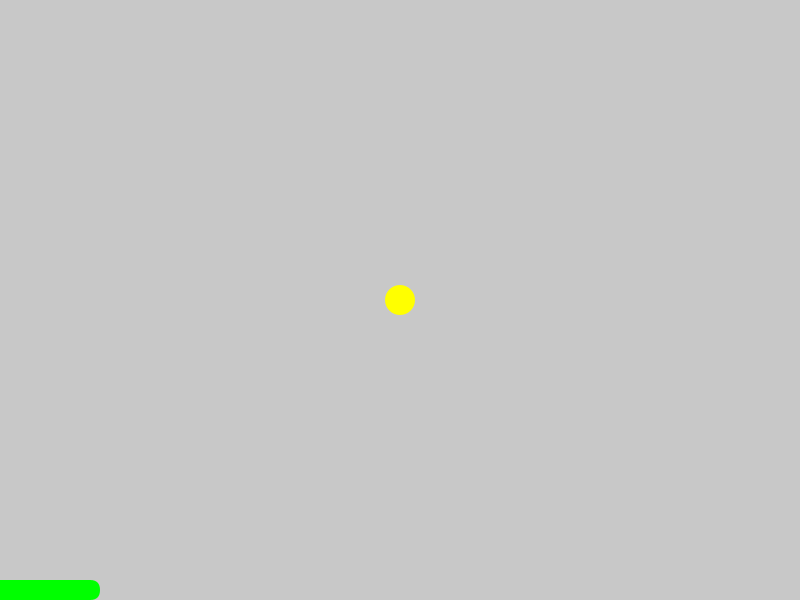
Frame 1 (no input)
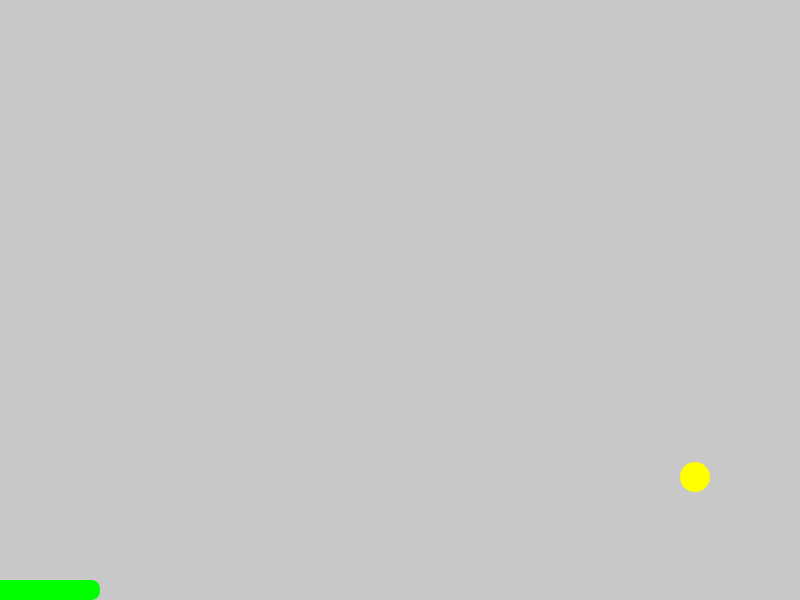
Frame 60 (the mouse pressed at the canvas centre just before this capture)
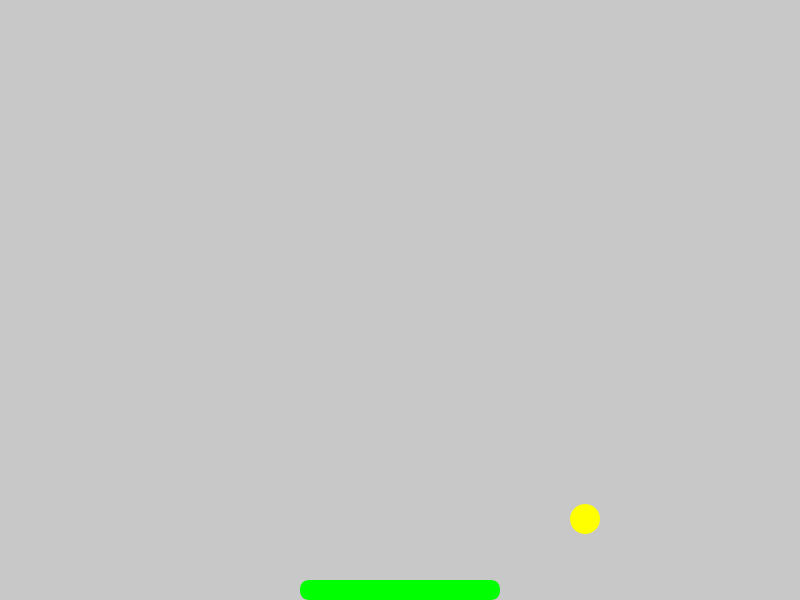
Frame 120 (the mouse held since frame 60 and released just before this capture)

The Processing sketch that drew these frames (run headless with seeded random() and noise(); from frame 60 on, the mouse is pressed at the canvas centre):

// Processing sketch: lecture_12_bouncing_pad
// ── lecture_12_bouncing_pad.pde
int x, y;
int diam;
int xdir, ydir;
color ballColor;

int padX, padY;
int padWidth;
color padColor;

void setup(){
  size(800, 600);
  x = width / 2;
  y = height / 2;
  diam = 30;
  xdir = 5;
  ydir = 3;
  ballColor = #FFFF00;

  padX = width/2;
  padY = height-20;
  padWidth = 200;
  padColor = #00FF00;
  noStroke();
}

void draw(){
    background(200);
   
    // ball drawing
    fill(ballColor);
    ellipse(x, y, diam, diam); 
    x += xdir; //x = x + xDir;
    y += ydir; 
    
    // drawing racket...
    fill(padColor);
    padX = mouseX - padWidth/2;
    rect(padX, padY, padWidth, 20, 15);
    
    // ball bouncing 
    if (x - diam/2 < 0) { // left side check
      xdir *= -1;
      //padWidth = padWidth - 10;
    }
    if (x + diam/2 > width) { // right side check
      xdir *= -1;
      //padWidth = padWidth - 20;
    }
    if (y - diam/2 < 0) {
      ydir *= -1;
    }
    if (y + diam/2 > height) {
      ydir *= -1;
    }
    
    if ( x > padX &&
         x < padX + padWidth &&
         y > padY-diam/2){
           ydir *= -1;
           fill(#FF0000);
           rect(padX+2, padY+2, padWidth-4, 16, 15);
    }
}
